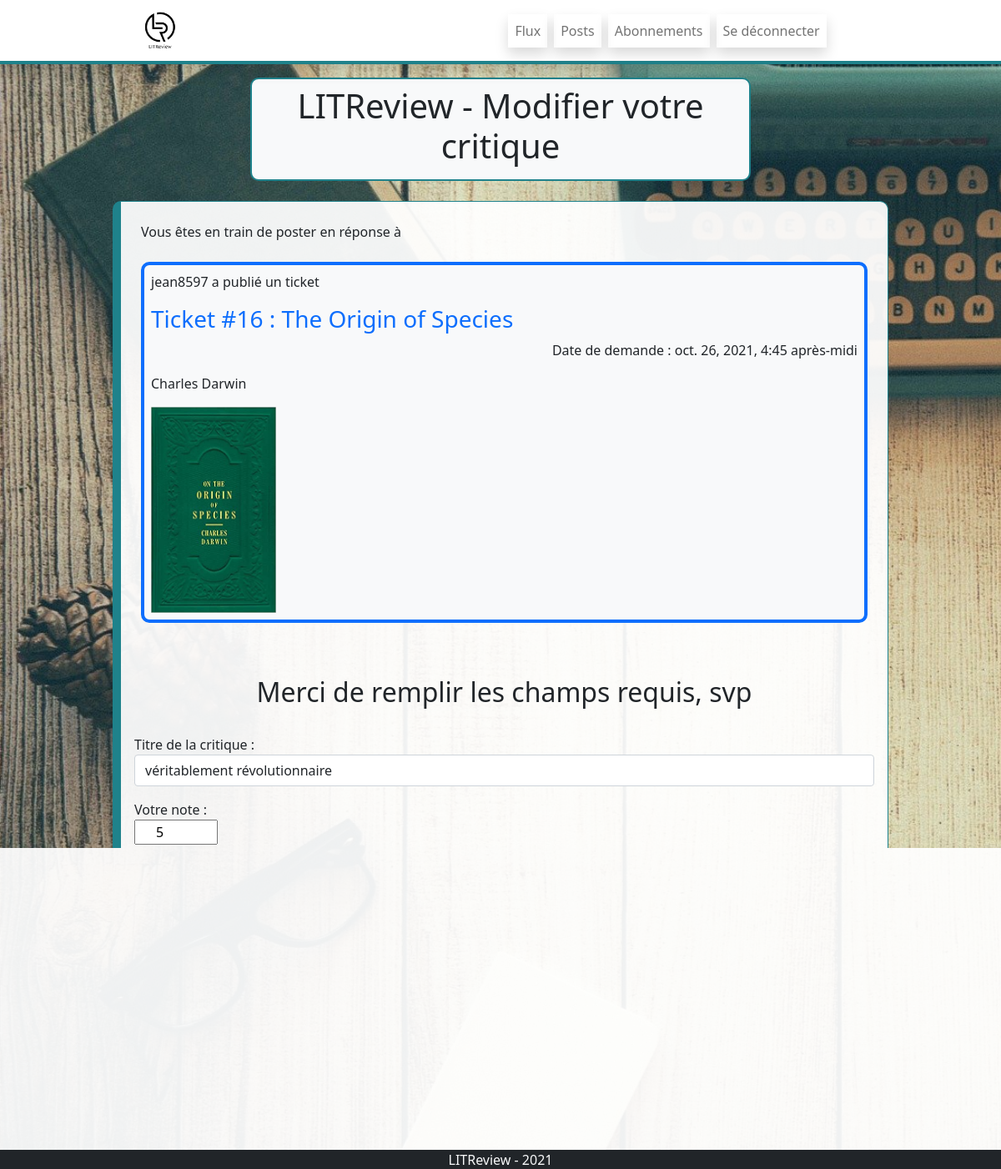
/modify_review/9/ (signed in), run on an earlier commit of the app's database.
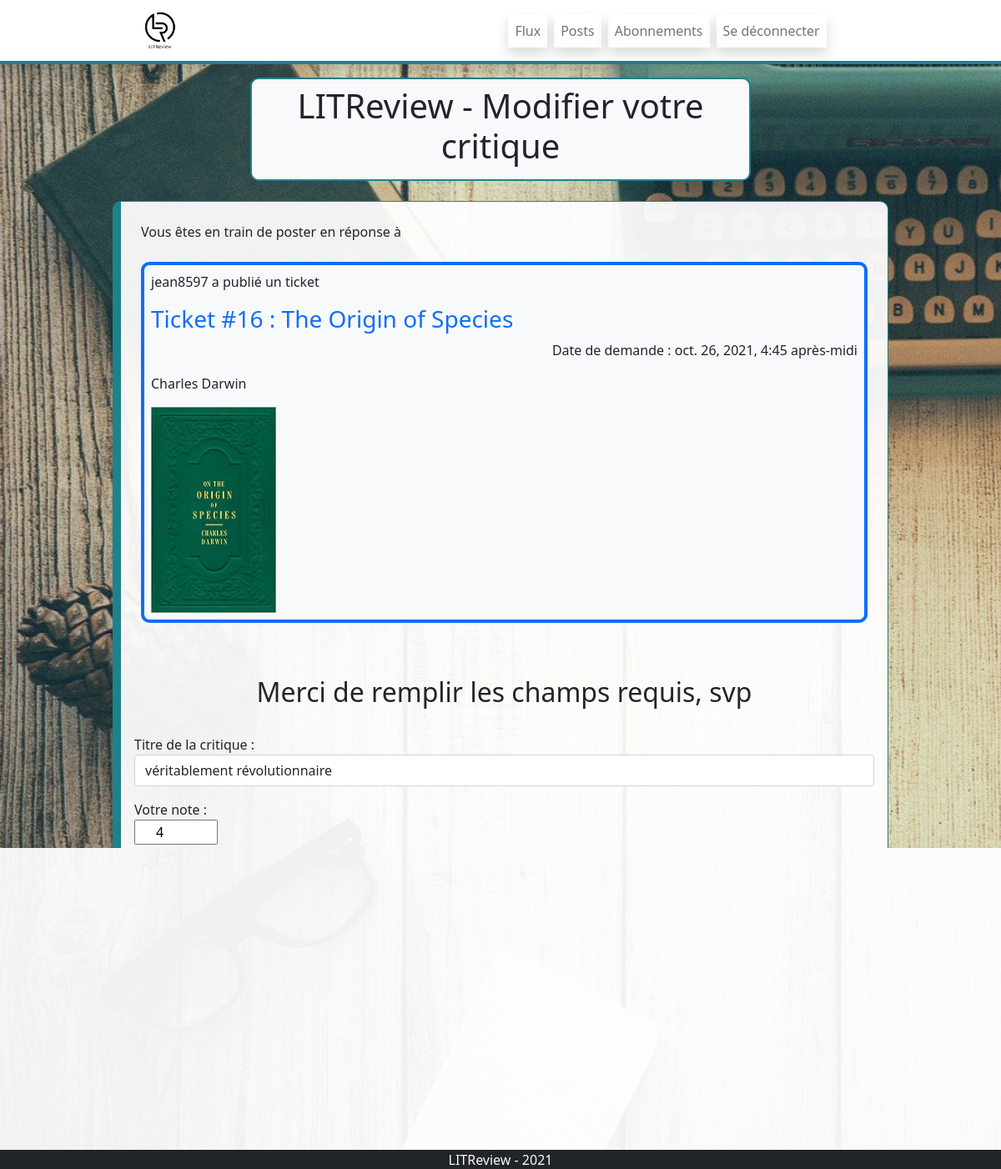
And on a later commit of the database.
### review/models.py (models this page shows, shortened)
class Ticket(models.Model):
    title = models.CharField(max_length=128, null=True,
                             blank=True, verbose_name="Titre du Ticket")
    description = models.TextField(max_length=2048, blank=True, null=True)
    user = models.ForeignKey(
        to=settings.AUTH_USER_MODEL, on_delete=models.CASCADE, blank=True, null=True)
    image = models.ImageField(null=True)
    time_created = models.DateTimeField(
        default=timezone.now)
    IMAGE_MAX_SIZE = (300, 300)

class Review(models.Model):
    ticket = models.ForeignKey(Ticket, on_delete=models.CASCADE)
    rating = models.PositiveSmallIntegerField(
        validators=[MinValueValidator(0), MaxValueValidator(5)], verbose_name="Note", help_text="Note attribuée à la critique")
    headline = models.CharField(
        max_length=128, blank=True, null=True,  verbose_name="Titre de Critique")
    body = models.TextField(max_length=8192, blank=True,
                            null=True,  verbose_name="Commentaire")
    user = models.ForeignKey(
        to=settings.AUTH_USER_MODEL, on_delete=models.CASCADE, blank=True, null=True)
    time_created = models.DateTimeField(
        default=timezone.now)

### authentication/models.py (models this page shows, shortened)
class User(AbstractUser):
    profile_photo = models.ImageField(
        verbose_name='Photo de profil', null=True)
    IMAGE_MAX_SIZE = (300, 300)

### review/views.py (the view, shortened to what this page needs)
# urls.py: path('modify_review/<int:number_review>/',
@ login_required
def modify_review(request, number_review):
    context = {"number_review": number_review}
    reviews = get_object_or_404(models.Review, id=number_review)
    ticket = get_object_or_404(models.Ticket, id=reviews.ticket_id)
    if request.user.id == reviews.user_id:
        form = forms.ReviewForm(instance=reviews)
        context["form"] = form
        if ticket:
            context["ticket"] = ticket
        if reviews:
            context["reviews"] = reviews
    return render(request, 'review/modify_review.html', context)

### review/forms.py
class ReviewForm(forms.ModelForm):
    headline = forms.CharField(label="Titre de la critique", widget=forms.TextInput(
        {"class": "form-control", "placeholder": "Mettez le titre de votre critique"}))
    rating = forms.CharField(label="Votre note", widget=forms.NumberInput(
        {"class": "form-check", "min": "0", "max": "5", "step": "1"}))
    body = forms.CharField(label="Votre critique", widget=forms.Textarea(
        {"class": "form-control", "placeholder": "Mettez le détails de votre critique"}))
    class Meta:
        model = models_review.Review
        fields = ["headline", 'rating', 'body']

### review/templates/review/modify_review.html (shortened to what this page needs)
{% extends '_base.html' %} {% load static %}
{% block main_content %}
<div class="container col-12 col-md-9 col-lg-6 p-2 borderTitle bg-light">
  <div class="row">
    <div class="text-center">
      <h1>LITReview - Modifier votre critique</h1>
    </div>
  </div>
</div>
<div class="container">
  <div class="row">
    <div class="my-4 d-flex flex-row justify-content-center">
      <div class="col-12 col-md-10 borderLeft">
        {% if ticket %}
        <div class="p-4">
          <p>
            Vous êtes en train de poster en réponse à </p>
            {% include "review/partials/_flux_ticket_only.html" %}
        </div>
        {%endif%} {% if reviews%}
        <h2 class="text-center m-3">Merci de remplir les champs requis, svp</h2>
        {% else %}
        <h3 class="text-center m-3">
          Vous n'etes pas le créateur de la critique,<br />
          vous ne pouvez pas la modifier !
        </h3>
        {% endif %}
        <div class="m-auto p-3">
          <form method="post" enctype="multipart/form-data">
            {% csrf_token %}{{ form.as_p }}
            <div class="text-center">
              {% if reviews%}
              <button class="btn btn-outline-success" type="submit">
              </button>
              {%endif%}
            </div>
          </form>
        </div>
      </div>
    </div>
  </div>
</div>
{% endblock main_content %}

### litreview_project/templates/_base.html (shortened to what this page needs)
<!DOCTYPE html>
<html lang="fr">
  <head>
    {% load static %}
    <link
      href="https://cdn.jsdelivr.net/npm/bootstrap@5.1.1/dist/css/bootstrap.min.css"
      rel="stylesheet"
    />
    <link
      href="{% static 'litreview_project/css/style.css' %}"
      rel="stylesheet"
    />
  </head>
  <body>
    {% include "partials/_header.html" %}
    {% block main_content %} {% endblock %}
    {% include "partials/_footer.html" %}
  </body>
</html>

### litreview_project/templates/partials/_header.html (shortened to what this page needs)
{% load static %} {% block header %}
<div
  id="divNavBar"
  class="bg-light mb-3 sticky-top shadow d-flex flew-row justify-content-center"
>
  <nav
    class="
      col
      navbar navbar-expand-md navbar-light
      d-flex
      justify-content-center
    "
  >
    <div class="col-4 text-center">
      <img
        class="navbar-brand"
        src="{% static 'litreview_project/img/logo_litreview.png' %}"
        alt="Logo de LITReview"
        data-toggle="tooltip"
        data-placement="bottom"
        title="Le logo de Logo de LITReview"
        width="10%"
      />
    </div>
    {% if user.is_authenticated %}
    <div
      id="navbarSupportedContent"
      class="collapse navbar-collapse text-center m-auto"
    >
      <ul
        class="
          col-sm-6 col-md-9
          navbar-nav
          d-flex
          justify-content-center
          m-auto
        "
      >
        <li class="nav-item mx-1 shadow">
          <a class="nav-link" href="{% url 'review:flux' %}"> Flux </a>
        </li>
        <li class="nav-item mx-1 shadow">
          <a class="nav-link" href="{% url 'review:posts' %}"> Posts </a>
        </li>
        <li class="nav-item mx-1 shadow">
          <a class="nav-link" href="{% url 'review:follow' %}"> Abonnements </a>
        </li>
        <li class="nav-item mx-1 shadow">
          <a class="nav-link" href="{% url 'authentication:deconnexion' %}">
            Se déconnecter
          </a>
        </li>
      </ul>
    </div>
    {% endif %}
  </nav>
</div>
{% endblock %}

### review/templates/review/partials/_flux_ticket_only.html (shortened to what this page needs)
{% block flux_ticket %}
<div class="border border-primary border-4 p-2 my-4 bg-light borderLeft">
  {% if ticket.user_id == request.user.id %}
  <p>Vous avez publié un ticket</p>
  {% else %}
  <p>{{ticket.user}} a publié un ticket</p>
  {% endif%}
  <a
    href="{% url 'review:read_ticket' ticket.id %}"
    style="color: inherit; text-decoration: none"
  >
    <h3 class="text-primary">
      Ticket #{{ ticket.id }} : {{ ticket.title }}
    </h3></a
  >
  <p class="text-end">Date de demande : {{ticket.time_created}}</p>
  <p>{{ ticket.description }}</p>
  {% if ticket.image %}
  <img src="{{ ticket.image.url }}" width="150px" />
  {% endif %}
</div>
{% endblock %}

### litreview_project/templates/partials/_footer.html
{% block footer %}
<div
  class="container-fluid bg-dark"
  style="
    background-color: #ffffff;
    position: fixed;
    bottom: -1px;
    width: 100%;
    z-index: 1;
  "
>
  <div class="row">
    <div class="col text-center text-light">LITReview - 2021</div>
  </div>
</div>
{% endblock %}

### litreview_project/static/litreview_project/css/style.css (style rules this page uses)
.navbar { transition: 400ms ease-in-out; background-color : #ffffff ; border-bottom: #1F828B solid 4px; }
#divNavBar { top: -2; width: 100%; transition: top 0.3s ease-in-out; }
.borderLeft { transition: all 300ms; background-color: #ffffffee; border: solid 1px #1F828B ; border-left: solid 10px #1F828B ; border-radius: 10px; display: block; }
.borderTitle { transition: all 300ms; background-color: #ffffffee; border: solid 2px #1F828B ; border-radius: 10px; display: block; }

What changed in the data, as far as the page shows it:
changed Review "véritablement révolutionnaire": rating "5" → "4"; body (not shown) → "Très bien !"
